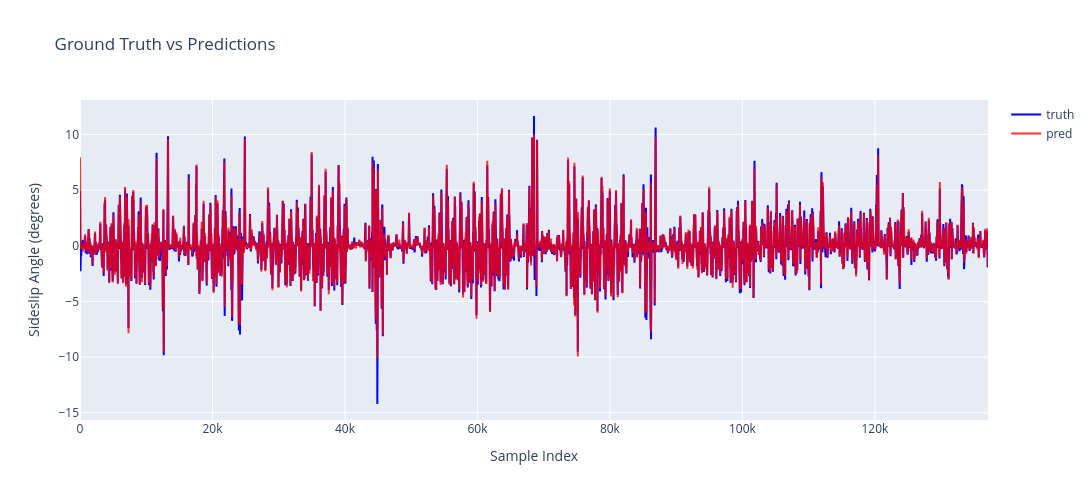

Write notebook code for a chart like this one.
### Markdown cell above
## Interactive Visualization with Plotly

We use Plotly for this visualization because it allows you to:
- **Zoom in/out** to examine specific regions
- **Pan** across the signal
- **Hover** to see exact values

**What to look for:**
- The red line (predictions) should closely follow the blue line (ground truth)
- The model should capture both large trends and smaller variations
- Performance is slightly better here than validation because this includes training data

**Note:** If Plotly doesn't work in your environment, you can replace it with matplotlib by using `plt.plot()`.

### Code cell
import plotly.graph_objects as go

wrapped_model.eval()
total_loss = 0.0
preds = []
ground_truths = []

with torch.no_grad():
    for step, (x, y) in enumerate(train_dataloader_unshuffled, start=1):
        X = x.to(device)
        y = y.to(device).view(-1, 1)

        # Forward through wrapper: composite loss (main + λ·RankSim), preds, main, ranksim
        total, pred, main_loss, ranksim = wrapped_model(X, y, update_stats=False)
        total_loss += total.item()

        preds.append(pred.squeeze(-1).cpu().numpy())
        ground_truths.append(y.squeeze(-1).cpu().numpy())

avg_loss = total_loss / step
print(f"Avg. Composite Loss (no stat updates): {avg_loss:.6f}")

ground_truths = np.concatenate(ground_truths)
preds = np.concatenate(preds)

# Create interactive plot
fig = go.Figure()
fig.add_trace(go.Scatter(y=ground_truths, mode='lines', name='truth', line=dict(color='blue')))
fig.add_trace(go.Scatter(y=preds, mode='lines', name='pred', line=dict(color='red'), opacity=0.8))
fig.update_layout(
    title='Ground Truth vs Predictions',
    xaxis_title='Sample Index',
    yaxis_title='Sideslip Angle (degrees)',
    width=1200,
    height=500
)
fig.show()

### Figure 1 — Plotly figure (JSON) as saved in the notebook; plotly's stock layout.template omitted (floating-point values rounded to 4 significant figures; data arrays with more than 128 entries replaced by an {"elided": "..."} marker saying what was removed)
{"data": [{"line": {"color": "blue"}, "mode": "lines", "name": "truth", "type": "scatter", "y": {"elided": "137080 float values"}}, {"line": {"color": "red"}, "mode": "lines", "name": "pred", "opacity": 0.8, "type": "scatter", "y": {"elided": "137080 float values"}}], "layout": {"height": 500, "title": {"text": "Ground Truth vs Predictions"}, "width": 1200, "xaxis": {"title": {"text": "Sample Index"}}, "yaxis": {"title": {"text": "Sideslip Angle (degrees)"}}}}
